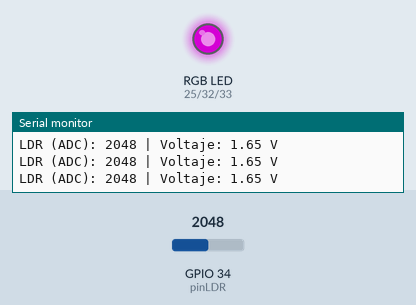
Simulated run of this sketch. Board: ESP32. Shown: an RGB LED mixed from three pins (HIGH = lit), the last lines printed to the serial monitor. The test bench sets the inputs (shaded band); at power-on: GPIO 34 (pinLDR) = 2048. Dim RGB values are drawn brighter than linear.

Above: at 1.2 s.
1.3 s: GPIO 34 (pinLDR) set to 2440
At 1.7 s:
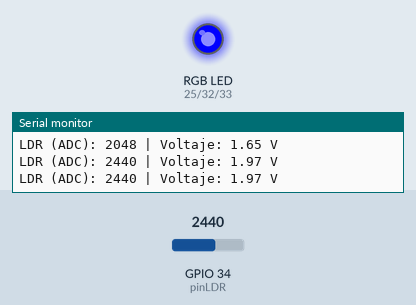
2.9 s: GPIO 34 (pinLDR) set to 3240
At 4.2 s:
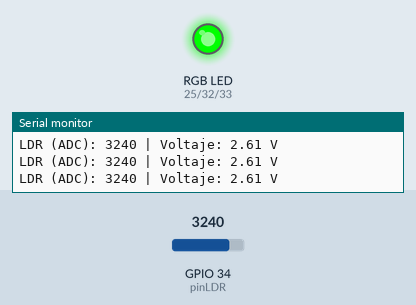
4.5 s: GPIO 34 (pinLDR) set to 1560
At 5.6 s:
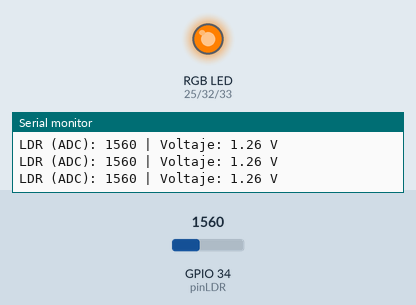
6.1 s: GPIO 34 (pinLDR) set to 760
At 6.9 s:
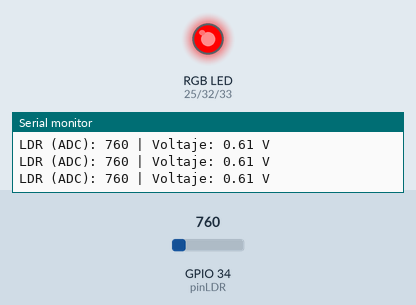
7.7 s: GPIO 34 (pinLDR) set to 3603
At 8.2 s:
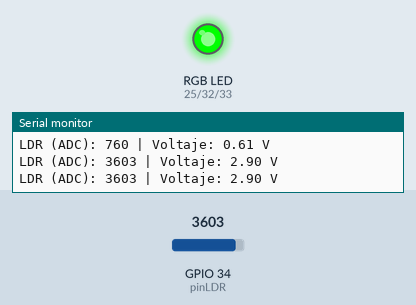
9.3 s: GPIO 34 (pinLDR) set to 1228
At 10.8 s:
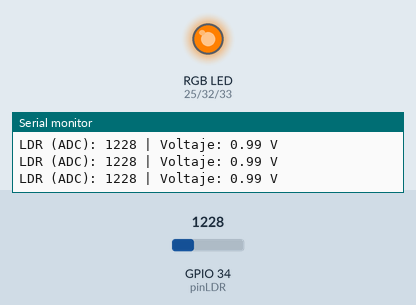
Timing chart, 0 to 11.9 s (numbered marks = the images above; inputs shaded):
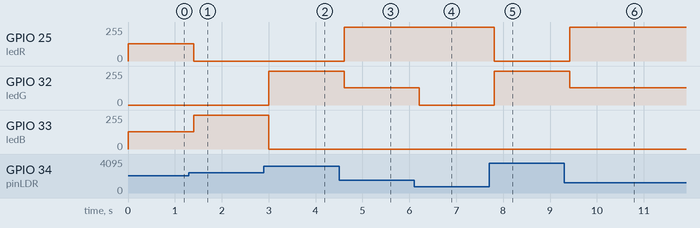

The sketch:

Prueba.ino
```cpp
int sensorLDR;
float voltaje;

// Pines seguros de salida para el LED RGB
const int ledR = 25; // Pin Rojo (GPIO25)
const int ledG = 32; // Pin Verde (GPIO32)
const int ledB = 33; // Pin Azul (GPIO33)
const int pinLDR = 34; // Entrada analógica de la LDR (GPIO34)

void setup() {
  Serial.begin(115200);
  pinMode(ledR, OUTPUT);
  pinMode(ledG, OUTPUT);
  pinMode(ledB, OUTPUT);
}

// Función auxiliar para ajustar el color mediante PWM (0 a 255)
void setColor(int red, int green, int blue) {
  analogWrite(ledR, red);
  analogWrite(ledG, green);
  analogWrite(ledB, blue);
}

void loop() {
  // Lectura de la LDR (0 a 4095 en la resolución de 12 bits del ESP32)
  sensorLDR = analogRead(pinLDR);

  // Cálculo del voltaje correspondiente (0 a 3.3V)
  voltaje = (sensorLDR * 3.3) / 4095.0;

  // Imprimir valores en el Monitor Serie
  Serial.print("LDR (ADC): ");
  Serial.print(sensorLDR);
  Serial.print(" | Voltaje: ");
  Serial.print(voltaje);
  Serial.println(" V");

  // Variación de colores según la luz que recibe la LDR
  if (sensorLDR < 800) {
    setColor(255, 0, 0); // Oscuro / Poca luz: Rojo
  } else if (sensorLDR >= 800 && sensorLDR < 1600) {
    setColor(255, 128, 0); // Luz baja: Naranja
  } else if (sensorLDR >= 1600 && sensorLDR < 2400) {
    setColor(128, 0, 128); // Luz media: Morado
  } else if (sensorLDR >= 2400 && sensorLDR < 3200) {
    setColor(0, 0, 255); // Luz ambiente alta: Azul
  } else {
    setColor(0, 255, 0); // Mucha luz (linterna): Verde
  }

  delay(200);
}
```

Measured:
- after the input at 1.3 s, GPIO 25 (ledR): 128/255 → 0/255 after 0.10 s; GPIO 33 (ledB): 128/255 → 255/255 after 0.10 s
- after the input at 2.9 s, GPIO 32 (ledG): 0/255 → 255/255 after 0.11 s; GPIO 33 (ledB): 255/255 → 0/255 after 0.11 s
- after the input at 4.5 s, GPIO 25 (ledR): 0/255 → 255/255 after 0.11 s; GPIO 32 (ledG): 255/255 → 128/255 after 0.11 s
- after the input at 6.1 s, GPIO 32 (ledG): 128/255 → 0/255 after 0.11 s
- after the input at 7.7 s, GPIO 25 (ledR): 255/255 → 0/255 after 0.11 s; GPIO 32 (ledG): 0/255 → 255/255 after 0.11 s
- after the input at 9.3 s, GPIO 25 (ledR): 0/255 → 255/255 after 0.12 s; GPIO 32 (ledG): 255/255 → 128/255 after 0.12 s
